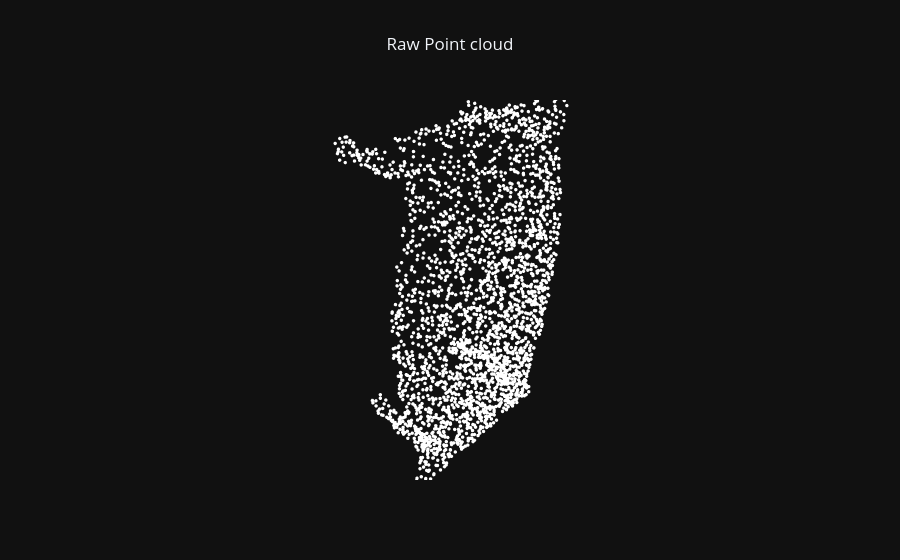

The cell this chart's notebook holds for it:
### Code cell
pc_plots = plot_pc_data3d(x=points[:,0], y=points[:,1], z=points[:,2], apply_color_gradient=False, color=PART_COLORS[seg_labels - 1], marker_size=2)
layout = dict(template="plotly_dark", title="Raw Point cloud", scene=PCD_SCENE, title_x=0.5)
fig = go.Figure(data=pc_plots, layout=layout)   
fig.show()

### Figure 1 — Plotly figure (JSON) as saved in the notebook; plotly's stock layout.template omitted (floating-point values rounded to 4 significant figures; data arrays with more than 128 entries replaced by an {"elided": "..."} marker saying what was removed)
{"data": [{"hoverinfo": "skip", "marker": {"color": {"elided": "2654x3 int values"}, "opacity": 1, "size": 2}, "mode": "markers", "showlegend": false, "type": "scatter3d", "x": {"elided": "2654 float values"}, "y": {"elided": "2654 float values"}, "z": {"elided": "2654 float values"}}], "layout": {"scene": {"aspectmode": "data", "xaxis": {"visible": false}, "yaxis": {"visible": false}, "zaxis": {"visible": false}}, "title": {"text": "Raw Point cloud", "x": 0.5}}}
